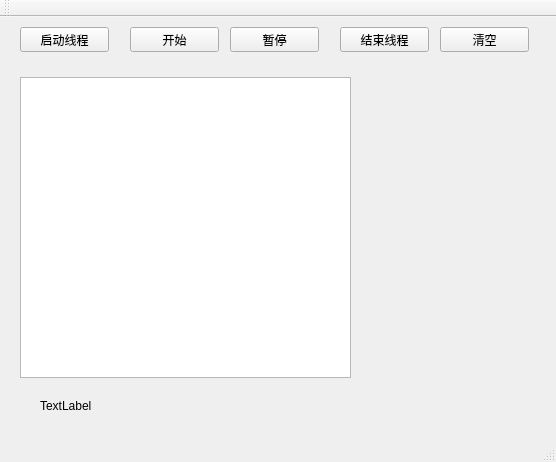
<?xml version="1.0" encoding="UTF-8"?>
<ui version="4.0">
 <class>MainWindow</class>
 <widget class="QMainWindow" name="MainWindow">
  <property name="geometry">
   <rect>
    <x>0</x>
    <y>0</y>
    <width>556</width>
    <height>462</height>
   </rect>
  </property>
  <property name="windowTitle">
   <string>MainWindow</string>
  </property>
  <widget class="QWidget" name="centralWidget">
   <widget class="QPlainTextEdit" name="plainTextEdit">
    <property name="geometry">
     <rect>
      <x>20</x>
      <y>60</y>
      <width>331</width>
      <height>301</height>
     </rect>
    </property>
   </widget>
   <widget class="QPushButton" name="btnStartTread">
    <property name="geometry">
     <rect>
      <x>20</x>
      <y>10</y>
      <width>89</width>
      <height>25</height>
     </rect>
    </property>
    <property name="text">
     <string>启动线程</string>
    </property>
   </widget>
   <widget class="QPushButton" name="btnBegin">
    <property name="geometry">
     <rect>
      <x>130</x>
      <y>10</y>
      <width>89</width>
      <height>25</height>
     </rect>
    </property>
    <property name="text">
     <string>开始</string>
    </property>
   </widget>
   <widget class="QPushButton" name="btnPause">
    <property name="geometry">
     <rect>
      <x>230</x>
      <y>10</y>
      <width>89</width>
      <height>25</height>
     </rect>
    </property>
    <property name="text">
     <string>暂停</string>
    </property>
   </widget>
   <widget class="QPushButton" name="btnStopTread">
    <property name="geometry">
     <rect>
      <x>340</x>
      <y>10</y>
      <width>89</width>
      <height>25</height>
     </rect>
    </property>
    <property name="text">
     <string>结束线程</string>
    </property>
   </widget>
   <widget class="QPushButton" name="btnClear">
    <property name="geometry">
     <rect>
      <x>440</x>
      <y>10</y>
      <width>89</width>
      <height>25</height>
     </rect>
    </property>
    <property name="text">
     <string>清空</string>
    </property>
   </widget>
   <widget class="QLabel" name="LabA">
    <property name="geometry">
     <rect>
      <x>40</x>
      <y>380</y>
      <width>241</width>
      <height>17</height>
     </rect>
    </property>
    <property name="text">
     <string>TextLabel</string>
    </property>
   </widget>
  </widget>
  <widget class="QMenuBar" name="menuBar">
   <property name="geometry">
    <rect>
     <x>0</x>
     <y>0</y>
     <width>556</width>
     <height>22</height>
    </rect>
   </property>
  </widget>
  <widget class="QToolBar" name="mainToolBar">
   <attribute name="toolBarArea">
    <enum>TopToolBarArea</enum>
   </attribute>
   <attribute name="toolBarBreak">
    <bool>false</bool>
   </attribute>
  </widget>
  <widget class="QStatusBar" name="statusBar"/>
 </widget>
 <layoutdefault spacing="6" margin="11"/>
 <resources/>
 <connections>
  <connection>
   <sender>btnClear</sender>
   <signal>clicked()</signal>
   <receiver>plainTextEdit</receiver>
   <slot>clear()</slot>
   <hints>
    <hint type="sourcelabel">
     <x>484</x>
     <y>61</y>
    </hint>
    <hint type="destinationlabel">
     <x>185</x>
     <y>249</y>
    </hint>
   </hints>
  </connection>
 </connections>
</ui>
